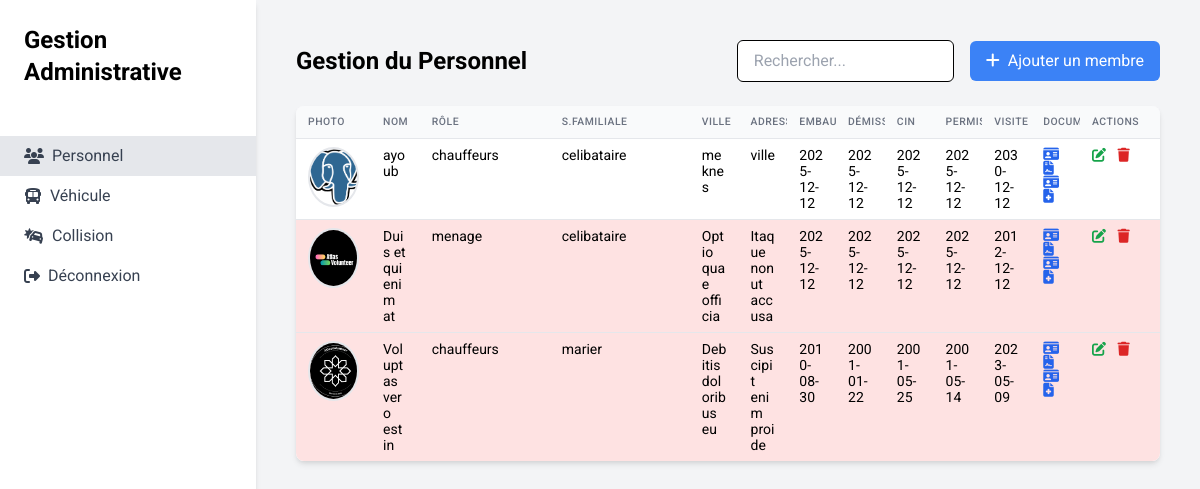
Page /views/fonctionnaire/gestion_users.php (signed in) on the committed database.
### tables this page shows
CREATE TABLE `personnel` (
  `id` int NOT NULL,
  `nom_complet` varchar(255) NOT NULL,
  `carte_identite` varchar(250) NOT NULL,
  `date_expiration_carte` date NOT NULL,
  `role` enum('fonctionnaire','chauffeurs','chef de zone','chef de site','menage','securite') NOT NULL,
  `situation_familiale` enum('celibataire','marier') NOT NULL,
  `ville` varchar(250) NOT NULL,
  `adresse` varchar(255) DEFAULT NULL,
  `contrat` varchar(250) DEFAULT NULL,
  `date_embauche` date NOT NULL,
  `date_demission` date DEFAULT NULL,
  `permit_conduire` varchar(250) DEFAULT NULL,
  `date_expiration_permit` date DEFAULT NULL,
  `visite_medicale` varchar(250) DEFAULT NULL,
  `date_expiration_visite` date DEFAULT NULL,
  `photo` varchar(255) DEFAULT NULL
);

### models/fonctionnaire.php (called while the page is built, shortened)
<?php
require_once __DIR__ . '/../config/Database.php';
class Fonctionnaire {
    private $conn;
    public function __construct() {
        $database = new Database();
        $this->conn = $database->connect();
    }
    public function getAllPersonnel() {
        try {
            $query = "SELECT * FROM personnel ORDER BY date_embauche DESC";
            $stmt = $this->conn->prepare($query);
            $stmt->execute();
            return [
                'success' => true,
                'data' => $stmt->fetchAll(PDO::FETCH_ASSOC)
            ];
        } catch(PDOException $e) {
            return [
                'success' => false,
                'message' => 'Erreur: ' . $e->getMessage()
            ];
        }
    }
}

### config/Database.php (called while the page is built, shortened)
<?php
    class Database {
        private $host = 'localhost';
        private $dbname = 'iridan3t';
        private $username = 'root';
        private $password = '';
        public function connect() {
            try {
                $dsn = "mysql:host=$this->host;dbname=$this->dbname;charset=utf8mb4";
                $options = [
                    PDO::ATTR_ERRMODE => PDO::ERRMODE_EXCEPTION,
                    PDO::ATTR_DEFAULT_FETCH_MODE => PDO::FETCH_ASSOC,
                    PDO::ATTR_EMULATE_PREPARES => false,
                ];
                $this->conn = new PDO($dsn, $this->username, $this->password, $options);
                return $this->conn;
            } catch (PDOException $e) {
                error_log("Erreur de connexion à la base de données: " . $e->getMessage());
                throw new Exception("Impossible de se connecter à la base de données");
            }
        }
    }
?>

### views/fonctionnaire/gestion_users.php (the view, shortened to what this page needs)
<?php
require_once __DIR__ . '/../../models/fonctionnaire.php';
require_once __DIR__ . '/../../config/Database.php';
$fonctionnaire = new Fonctionnaire();
?>
<html lang="fr">
<head>
    <script src="https://cdn.tailwindcss.com"></script>
    <link href="https://cdnjs.cloudflare.com/ajax/libs/font-awesome/6.4.0/css/all.min.css" rel="stylesheet"/>
</head>
<body class="bg-gray-100">
    <div class="flex">
        <div class="w-64 bg-white h-screen shadow-md">
            <div class="p-6">
                <h1 class="text-2xl font-bold">Gestion Administrative</h1>
            </div>
            <nav class="mt-6">
                <ul>
                    <li>
                        <a href="gestion_users.php" class="flex items-center px-6 py-2 text-gray-700 bg-gray-200">
                            <i class="fas fa-users mr-2"></i>
                            Personnel
                        </a>
                    </li>
                    <li>
                        <a href="gestion_cars.php" class="flex items-center px-6 py-2 text-gray-700 hover:bg-gray-200">
                        <i class="fas fa-bus mr-2"></i>
                             Véhicule
                        </a>
                    </li>
                    <li>
                        <a href="accidents.php" class="flex items-center px-6 py-2 text-gray-700 hover:bg-gray-200">
                        <i class="fas fa-car-crash mr-2"></i>
                            Collision
                        </a>
                    </li>
                    <li>
                        <a href="../auth/logout.php" class="flex items-center px-6 py-2 text-gray-700 hover:bg-red-200">
                            <i class="fas fa-sign-out-alt mr-2"></i>
                            Déconnexion
                        </a>
                    </li>
                </ul>
            </nav>
        </div>
        <div class="flex-1 p-10">
            <div class="flex justify-between items-center mb-6">
                <h2 class="text-2xl font-bold">Gestion du Personnel</h2>
                <div class="flex items-center gap-4">
                    <input type="text" id="searchInput" placeholder="Rechercher..." class="px-4 py-2 border rounded-md">
                    <button onclick="openModal()" class="bg-blue-500 text-white px-4 py-2 rounded-md hover:bg-blue-600">
                        <i class="fas fa-plus mr-2"></i>Ajouter un membre
                    </button>
                </div>
            </div>
            <div class="table-container">
                <?php
                $result = $fonctionnaire->getAllPersonnel();
                ?>
                <table class="min-w-full divide-y divide-gray-200 compact-table">
                    <thead class="bg-gray-50">
                        <tr>
                            <th class="px-6 py-3 text-left text-xs font-normal text-gray-500 uppercase tracking-wider photo-cell">Photo</th>
                            <th class="px-6 py-3 text-left text-xs font-normal text-gray-500 uppercase tracking-wider">Nom </th>
                            <th class="px-6 py-3 text-left text-xs font-normal text-gray-500 uppercase tracking-wider role-cell">Rôle</th>
                            <th class="px-6 py-3 text-left text-xs font-normal text-gray-500 uppercase tracking-wider famille-cell">S.Familiale</th>
                            <th class="px-6 py-3 text-left text-xs font-normal text-gray-500 uppercase tracking-wider">Ville</th>
                            <th class="px-6 py-3 text-left text-xs font-normal text-gray-500 uppercase tracking-wider">Adresse</th>
                            <th class="px-6 py-3 text-left text-xs font-normal text-gray-500 uppercase tracking-wider">Embauche</th>
                            <th class="px-6 py-3 text-left text-xs font-normal text-gray-500 uppercase tracking-wider">Démission</th>
                            <th class="px-6 py-3 text-left text-xs font-normal text-gray-500 uppercase tracking-wider">CIN</th>
                            <th class="px-6 py-3 text-left text-xs font-normal text-gray-500 uppercase tracking-wider">Permis</th>
                            <th class="px-6 py-3 text-left text-xs font-normal text-gray-500 uppercase tracking-wider">Visite</th>
                            <th class="px-6 py-3 text-left text-xs font-normal text-gray-500 uppercase tracking-wider">Documents</th>
                            <th class="px-6 py-3 text-left text-xs font-normal text-gray-500 uppercase tracking-wider action-cell">Actions</th>
                        </tr>
                    </thead>
                    <tbody class="bg-white divide-y divide-gray-200">
                        <?php
                        $result = $fonctionnaire->getAllPersonnel();
                        if ($result['success']) {
                            foreach ($result['data'] as $person) {
                                ?>
                                <tr data-id="<?php echo htmlspecialchars($person['id'] ?? ''); ?>"
                                    data-carte-expiration="<?php echo htmlspecialchars($person['date_expiration_carte'] ?? ''); ?>"
                                    data-permit-expiration="<?php echo htmlspecialchars($person['date_expiration_permit'] ?? ''); ?>"
                                    data-visite-expiration="<?php echo htmlspecialchars($person['date_expiration_visite'] ?? ''); ?>">
                                    <td class="px-6 py-4 whitespace-nowrap photo-cell">
                                        <?php if (!empty($person['photo'])) : ?>
                                            <img src="../../<?php echo htmlspecialchars($person['photo'] ?? ''); ?>" alt="Photo de profil" class="profile-photo">
                                        <?php endif; ?>
                                    </td>
                                    <td class="px-6 py-4 whitespace-nowrap"><?php echo htmlspecialchars($person['nom_complet'] ?? ''); ?></td>
                                    <td class="px-6 py-4 whitespace-nowrap role-cell"><?php echo htmlspecialchars($person['role'] ?? ''); ?></td>
                                    <td class="px-6 py-4 whitespace-nowrap famille-cell"><?php echo htmlspecialchars($person['situation_familiale'] ?? ''); ?></td>
                                    <td class="px-6 py-4 whitespace-nowrap"><?php echo htmlspecialchars($person['ville'] ?? ''); ?></td>
                                    <td class="px-6 py-4 whitespace-nowrap"><?php echo htmlspecialchars($person['adresse'] ?? ''); ?></td>
                                    <td class="px-6 py-4 whitespace-nowrap"><?php echo htmlspecialchars($person['date_embauche'] ?? ''); ?></td>
                                    <td class="px-6 py-4 whitespace-nowrap"><?php echo htmlspecialchars($person['date_demission'] ?? ''); ?></td>
                                    <td class="px-6 py-4 whitespace-nowrap"><?php echo htmlspecialchars($person['date_expiration_carte'] ?? ''); ?></td>
                                    <td class="px-6 py-4 whitespace-nowrap"><?php echo htmlspecialchars($person['date_expiration_permit'] ?? ''); ?></td>
                                    <td class="px-6 py-4 whitespace-nowrap"><?php echo htmlspecialchars($person['date_expiration_visite'] ?? ''); ?></td>
                                    <td class="px-6 py-4 whitespace-nowrap">
                                        <?php if (!empty($person['carte_identite'])) : ?>
                                            <a href="../../<?php echo htmlspecialchars($person['carte_identite'] ?? ''); ?>" target="_blank" class="text-blue-600 hover:text-blue-900 mr-2" title="Carte d'identité">
                                                <i class="fas fa-id-card"></i>
                                            </a>
                                        <?php endif; ?>
                                        <?php if (!empty($person['contrat'])) : ?>
                                            <a href="../../<?php echo htmlspecialchars($person['contrat'] ?? ''); ?>" target="_blank" class="text-blue-600 hover:text-blue-900 mr-2" title="Contrat">
                                                <i class="fas fa-file-contract"></i>
                                            </a>
                                        <?php endif; ?>
                                        <?php if (!empty($person['permit_conduire'])) : ?>
                                            <a href="../../<?php echo htmlspecialchars($person['permit_conduire'] ?? ''); ?>" target="_blank" class="text-blue-600 hover:text-blue-900 mr-2" title="Permis de conduire">
                                                <i class="fas fa-id-card"></i>
                                            </a>
                                        <?php endif; ?>
                                        <?php if (!empty($person['visite_medicale'])) : ?>
                                            <a href="../../<?php echo htmlspecialchars($person['visite_medicale'] ?? ''); ?>" target="_blank" class="text-blue-600 hover:text-blue-900" title="Visite médicale">
                                                <i class="fas fa-file-medical"></i>
                                            </a>
                                        <?php endif; ?>
                                    </td>
                                    <td class="px-6 py-4 whitespace-nowrap action-cell">
                                        <a href="#" class="text-green-600 hover:text-green-900 mr-2" onclick="openEditModal(<?php echo htmlspecialchars($person['id']); ?>)" title="Modifier">
                                            <i class="fas fa-edit"></i>
                                        </a>
                                        <a href="#" onclick="deletePersonnel(<?php echo htmlspecialchars($person['id'] ?? ''); ?>)" class="text-red-600 hover:text-red-900" title="Supprimer">
                                            <i class="fas fa-trash"></i>
                                        </a>
                                    </td>
                                </tr>
                                <?php
                            }
                        } else {
                            echo '<tr><td colspan="13" class="px-6 py-4 text-center text-red-500">Erreur: ' . htmlspecialchars($result['message']) . '</td></tr>';
                        }
                        ?>
                    </tbody>
                </table>
            </div>
        </div>
    </div>
</body>
</html>

### views/fonctionnaire/gestion_users.php (style rules this page uses)
body { font-family: 'Roboto', sans-serif; }
.table-container { width: 100%; overflow-x: auto; margin-top: 1rem; box-shadow: 0 4px 6px -1px rgba(0, 0, 0, 0.1), 0 2px 4px -1px rgba(0, 0, 0, 0.06); border-radius: 0.5rem; }
.compact-table td, .compact-table th { padding: 0.5rem 0.75rem !important; font-size: 0.875rem; }
.table-container thead th { position: sticky; top: 0; background-color: #f9fafb; z-index: 1; }
.profile-photo { width: 50px; height: 50px; border-radius: 50%; object-fit: cover; border: 2px solid #e5e7eb; }
.photo-cell { width: 70px; text-align: center; }
input, select { border: 1px solid black !important; }
.table-container { overflow-x: auto; }
.compact-table { table-layout: fixed; width: 100%; }
.compact-table th, .compact-table td { max-width: 150px; overflow-wrap: break-word; word-wrap: break-word; white-space: normal; padding: 8px; vertical-align: top; }
.compact-table th { font-size: 0.65rem; padding: 4px 6px; text-transform: uppercase; font-weight: 500; color: #6b7280; white-space: nowrap; overflow: visible; }
.photo-cell { width: 75px; }
.action-cell { width: 80px; }
.role-cell { width: 130px; }
.famille-cell { width: 140px; }
.profile-photo { width: 60px; height: 60px; object-fit: cover; border-radius: 50%; }

### rows in the picture
personnel: photo (picture), nom_complet "ayoub", role "chauffeurs", situation_familiale "celibataire", ville "meknes", adresse "ville", date_embauche "2025-12-12", date_demission "2025-12-12", date_expiration_carte "2025-12-12", date_expiration_permit "2025-12-12", date_expiration_visite "2030-12-12"
personnel: photo (picture), nom_complet "Duis et qui enim at", role "menage", situation_familiale "celibataire", ville "Optio quae officia", adresse "Itaque non ut accusa", date_embauche "2025-12-12", date_demission "2025-12-12", date_expiration_carte "2025-12-12", date_expiration_permit "2025-12-12", date_expiration_visite "2012-12-12"
personnel: photo (picture), nom_complet "Voluptas vero est in", role "chauffeurs", situation_familiale "marier", ville "Debitis doloribus eu", adresse "Suscipit enim proide", date_embauche "2010-08-30", date_demission "2001-01-22", date_expiration_carte "2001-05-25", date_expiration_permit "2001-05-14", date_expiration_visite "2023-05-09"
